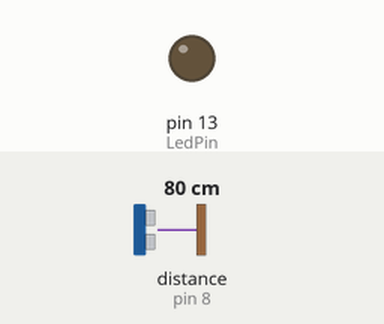
The sketch below on a simulated Arduino Uno, built with avr-gcc and run on an emulated ATmega328P. Shown: output pins drawn as LEDs (lit = HIGH). Wiring (inferred from the names in the program): ultrasonic range finder: trigger pin 7; echo pin 8. Inputs (shaded band) come from the test bench; at power-on: distance to the obstacle (sensor on pin 8) 80 cm. The echo pulse lasts 58.3 µs per cm; pins used as bus, display or sensor lines are not drawn.

Above: at 1.2 s.
1.3 s: distance to the obstacle (sensor on pin 8) set to 18 cm
2.8 s: distance to the obstacle (sensor on pin 8) set to 15 cm
At 3.4 s:
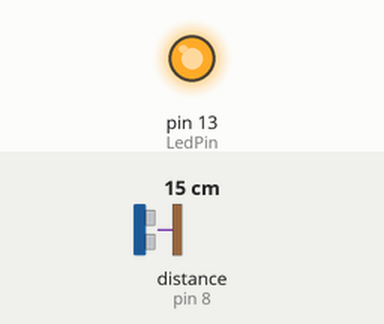
4.3 s: distance to the obstacle (sensor on pin 8) set to 35 cm
At 4.6 s:
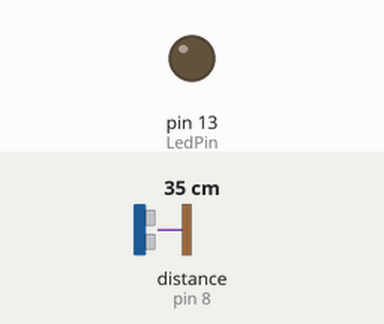
5.8 s: distance to the obstacle (sensor on pin 8) set to 2 cm
At 6.9 s:
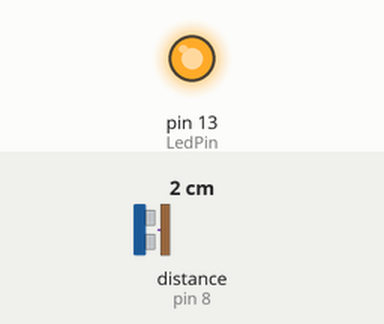
Timing chart, 0 to 8.3 s (numbered marks = the images above; inputs shaded):
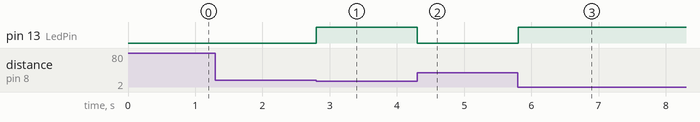

The sketch:

sketch_mar03a.ino
```cpp
int LedPin = 13;
int TrigPin = 7;
int EchoPin = 8;

int value;
long Time;

void setup() {
  // put your setup code here, to run once:
  pinMode(LedPin,OUTPUT);
  pinMode(TrigPin,OUTPUT); // sending sound
  pinMode(EchoPin,INPUT); // recieving sound
}

void loop() {
  // put your main code here, to run repeatedly:
  digitalWrite(TrigPin,LOW); //clears the Pin
  delayMicroseconds(2);
  digitalWrite(TrigPin,HIGH); // sends sound
  delayMicroseconds(10);
  digitalWrite(TrigPin,LOW);

  Time = pulseIn(EchoPin,HIGH);

  value = Time * 0.034 / 2; //Speed of sound is 343 m/s

  if(value <= 15) // 15 centimiters
    {
      digitalWrite(LedPin,HIGH);
    }
    else{
      digitalWrite(LedPin,LOW);
    }
}
```

Measured:
- the behaviour switches between 17 and 16 cm on distance to the obstacle (sensor on pin 8) (found by bisection; images 0 and 1)
- after the input at 1.3 s, every drawn part: stays the same
- after the input at 2.8 s, pin 13 (LedPin): LOW → HIGH at once
- after the input at 4.3 s, pin 13 (LedPin): HIGH → LOW at once
- after the input at 5.8 s, pin 13 (LedPin): LOW → HIGH at once
